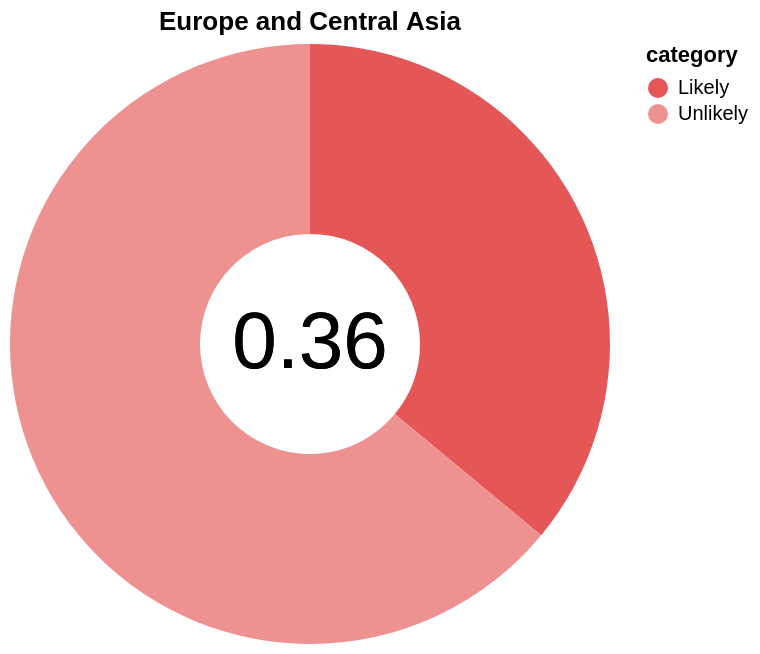

Vega-Lite specification for this chart:
### Vega-Lite specification from a JSON file in a GitHub repository (floating-point values rounded to 4 significant figures)
{"$schema": "https://vega.github.io/schema/vega-lite/v5.json", "title": "Europe and Central Asia", "data": {"values": [{"category": "Likely", "value": 0.36}, {"category": "Unlikely", "value": 0.64}]}, "layer": [{"mark": {"type": "arc", "innerRadius": 55}, "encoding": {"theta": {"field": "value", "type": "quantitative"}, "color": {"field": "category", "scale": {"range": ["#e55756", "#ee9191"]}}, "tooltip": [{"field": "value", "type": "quantitative", "title": "Proportion"}, {"field": "category", "type": "nominal", "title": "Likelihood to Report"}]}}, {"mark": {"type": "text", "text": "0.36", "fontSize": 40}, "encoding": {"color": {"value": "black"}}}]}
